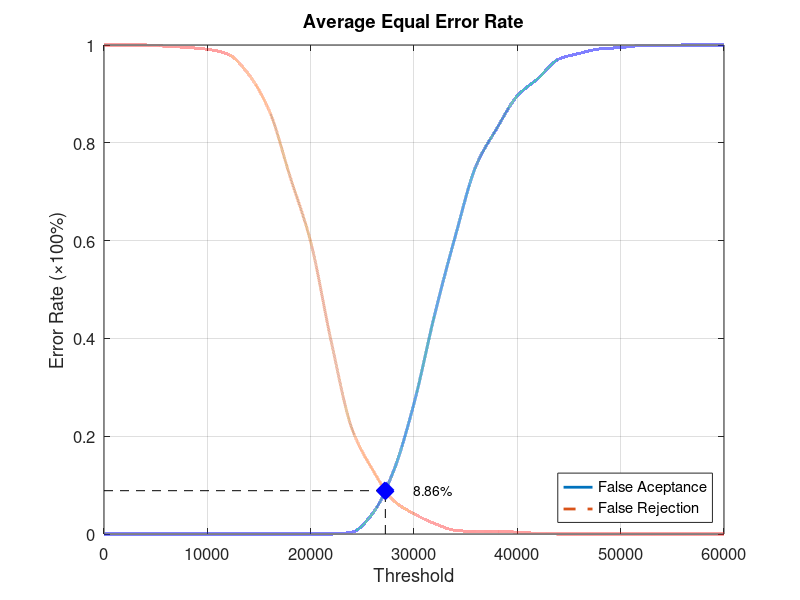
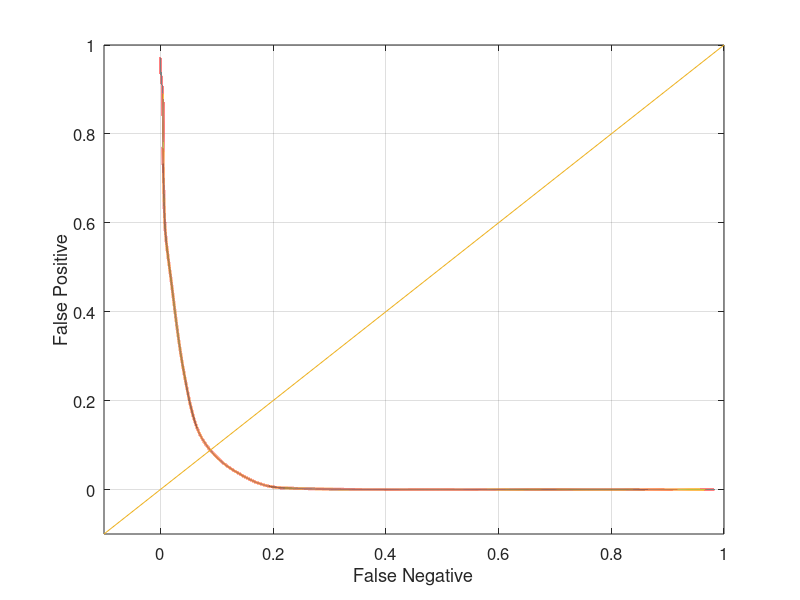

These figures' MATLAB source, in order:
function yEER = Experiment5Average
close all;
clear;
clc;
x = 0:2000:60000;
xq = 0:0.5:60000;

y0 = [0 0 0 0 0 0 0 0 0 0 0 0 0.00394737 0.0421053 0.127632 0.267105 0.448684 0.609211 0.752632 0.828947 0.896053 0.931579 0.971053 0.982895 0.992105 0.994737 0.998684 0.998684 1 1 1];
yy0 = interp1(x, y0, xq, 'pchip');
y1 = [1 1 1 0.9975 0.995 0.99125 0.98125 0.94 0.865 0.73125 0.5975 0.3925 0.215 0.13125 0.06875 0.04125 0.02125 0.0075 0.005 0.005 0.00375 0.00125 0 0 0 0 0 0 0 0 0];
yy1 = interp1(x, y1, xq, 'pchip');

% Calculating EER: 
y2 = abs(y0 - y1);
find(y2 == min(y2))
yy2 = abs(yy0 - yy1);
xEER = find(yy2 == min(yy2));
xEERIndex = xq(xEER) % X-axis EER
yEER = yy0(xEER) % Y-axis EER

main = figure
plot(xq, yy0,'-','LineWidth', 2);	hold on
plot(xq, yy1,'--','LineWidth', 2);	hold on
plot([xEERIndex xEERIndex], [0 yEER], 'k--');	hold on
plot([0 xEERIndex], [yEER yEER], 'k--');	hold on
plot(xEERIndex, yEER, 'bx', 'LineWidth', 10);	hold on
text(xEERIndex + 10 * xEERIndex / 100, yEER, [num2str(round((10000 * yEER)) / 100) '%'])
legend('False Aceptance', 'False Rejection', 'Location', 'SouthEast')
xlabel('Threshold')
ylabel('Error Rate (\times100%)')
title('Average Equal Error Rate')
set(gca, 'FontSize', 12)
axis([0 60000 0 1])
grid on

print(main, 'Experiment5AverageMain', '-dpng');
FNRxFPR = figure('Color', [1 1 1]);
plot(yy1, yy0, '-', yy1, yy0, 'LineWidth', 2);
hold on
y = -0.1:0.1:1
plot(y, y); 
set(gca, 'FontSize', 12)
xlabel('False Negative')
ylabel('False Positive')
axis([-0.1 1 -0.1 1])
set(gca, 'FontSize', 12)
grid on

print(FNRxFPR, 'Experiment5AverageFNRxFPR','-dpng');
end
